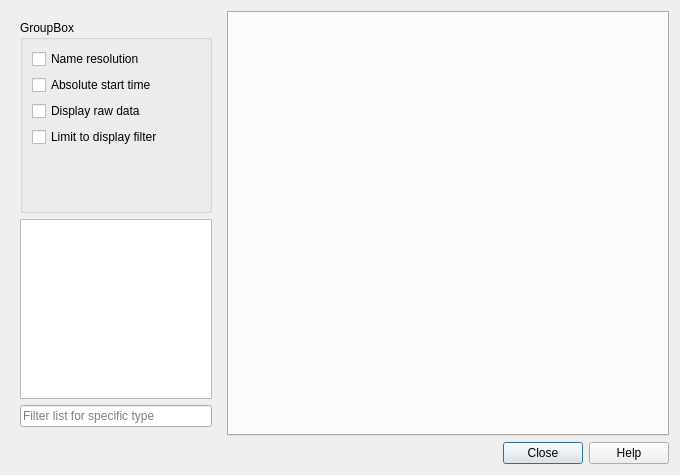
<?xml version="1.0" encoding="UTF-8"?>
<ui version="4.0">
 <class>TrafficTableDialog</class>
 <widget class="QDialog" name="TrafficTableDialog">
  <property name="geometry">
   <rect>
    <x>0</x>
    <y>0</y>
    <width>680</width>
    <height>475</height>
   </rect>
  </property>
  <layout class="QVBoxLayout" name="verticalLayout_3">
   <item>
    <layout class="QHBoxLayout" name="horizontalLayout">
     <item>
      <widget class="QWidget" name="widget" native="true">
       <property name="maximumSize">
        <size>
         <width>210</width>
         <height>16777215</height>
        </size>
       </property>
       <layout class="QVBoxLayout" name="verticalLayout_2">
        <item>
         <widget class="QGroupBox" name="grpSettings">
          <property name="title">
           <string>GroupBox</string>
          </property>
          <layout class="QVBoxLayout" name="verticalLayout">
           <item>
            <widget class="QCheckBox" name="nameResolutionCheckBox">
             <property name="toolTip">
              <string>&lt;html&gt;&lt;head/&gt;&lt;body&gt;&lt;p&gt;Show resolved addresses and port names rather than plain values. The corresponding name resolution preference must be enabled.&lt;/p&gt;&lt;/body&gt;&lt;/html&gt;</string>
             </property>
             <property name="text">
              <string>Name resolution</string>
             </property>
            </widget>
           </item>
           <item>
            <widget class="QCheckBox" name="absoluteTimeCheckBox">
             <property name="toolTip">
              <string>&lt;html&gt;&lt;head/&gt;&lt;body&gt;&lt;p&gt;Show absolute times in the start time column.&lt;/p&gt;&lt;/body&gt;&lt;/html&gt;</string>
             </property>
             <property name="text">
              <string>Absolute start time</string>
             </property>
            </widget>
           </item>
           <item>
            <widget class="QCheckBox" name="machineReadableCheckBox">
             <property name="toolTip">
              <string>&lt;html&gt;&lt;head/&gt;&lt;body&gt;&lt;p&gt;Display exact numbers instead of rounding with SI prefixes. (Exact numbers always used when sorting.)&lt;/p&gt;&lt;/body&gt;&lt;/html&gt;</string>
             </property>
             <property name="text">
              <string>Display raw data</string>
             </property>
            </widget>
           </item>
           <item>
            <widget class="QCheckBox" name="displayFilterCheckBox">
             <property name="toolTip">
              <string>&lt;html&gt;&lt;head/&gt;&lt;body&gt;&lt;p&gt;Only show conversations matching the current display filter&lt;/p&gt;&lt;/body&gt;&lt;/html&gt;</string>
             </property>
             <property name="text">
              <string>Limit to display filter</string>
             </property>
            </widget>
           </item>
           <item>
            <widget class="ElidedLabel" name="displayFilterLabel">
             <property name="text">
              <string/>
             </property>
            </widget>
           </item>
           <item>
            <spacer name="verticalSpacer">
             <property name="orientation">
              <enum>Qt::Vertical</enum>
             </property>
             <property name="sizeHint" stdset="0">
              <size>
               <width>20</width>
               <height>40</height>
              </size>
             </property>
            </spacer>
           </item>
           <item>
            <widget class="QDialogButtonBox" name="btnBoxSettings">
             <property name="sizePolicy">
              <sizepolicy hsizetype="Expanding" vsizetype="Expanding">
               <horstretch>0</horstretch>
               <verstretch>0</verstretch>
              </sizepolicy>
             </property>
             <property name="orientation">
              <enum>Qt::Vertical</enum>
             </property>
             <property name="standardButtons">
              <set>QDialogButtonBox::NoButton</set>
             </property>
            </widget>
           </item>
          </layout>
         </widget>
        </item>
        <item>
         <widget class="TrafficTypesList" name="trafficList"/>
        </item>
        <item>
         <widget class="QLineEdit" name="trafficListSearch">
          <property name="toolTip">
           <string>&lt;html&gt;&lt;head/&gt;&lt;body&gt;&lt;p&gt;Only show types matching the filter value&lt;/p&gt;&lt;/body&gt;&lt;/html&gt;</string>
          </property>
          <property name="text">
           <string/>
          </property>
          <property name="placeholderText">
           <string>Filter list for specific type</string>
          </property>
         </widget>
        </item>
       </layout>
      </widget>
     </item>
     <item>
      <widget class="TrafficTab" name="trafficTab"/>
     </item>
    </layout>
   </item>
   <item>
    <widget class="QDialogButtonBox" name="buttonBox">
     <property name="orientation">
      <enum>Qt::Horizontal</enum>
     </property>
     <property name="standardButtons">
      <set>QDialogButtonBox::Close|QDialogButtonBox::Help</set>
     </property>
    </widget>
   </item>
  </layout>
 </widget>
 <customwidgets>
  <customwidget>
   <class>TrafficTab</class>
   <extends>QTabWidget</extends>
   <header>ui/qt/widgets/traffic_tab.h</header>
   <container>1</container>
  </customwidget>
  <customwidget>
   <class>TrafficTypesList</class>
   <extends>QTreeView</extends>
   <header>ui/qt/widgets/traffic_types_list.h</header>
  </customwidget>
  <customwidget>
   <class>ElidedLabel</class>
   <extends>QLabel</extends>
   <header>widgets/elided_label.h</header>
  </customwidget>
 </customwidgets>
 <resources/>
 <connections>
  <connection>
   <sender>buttonBox</sender>
   <signal>accepted()</signal>
   <receiver>TrafficTableDialog</receiver>
   <slot>accept()</slot>
   <hints>
    <hint type="sourcelabel">
     <x>248</x>
     <y>254</y>
    </hint>
    <hint type="destinationlabel">
     <x>157</x>
     <y>274</y>
    </hint>
   </hints>
  </connection>
  <connection>
   <sender>buttonBox</sender>
   <signal>rejected()</signal>
   <receiver>TrafficTableDialog</receiver>
   <slot>reject()</slot>
   <hints>
    <hint type="sourcelabel">
     <x>316</x>
     <y>260</y>
    </hint>
    <hint type="destinationlabel">
     <x>286</x>
     <y>274</y>
    </hint>
   </hints>
  </connection>
 </connections>
</ui>
